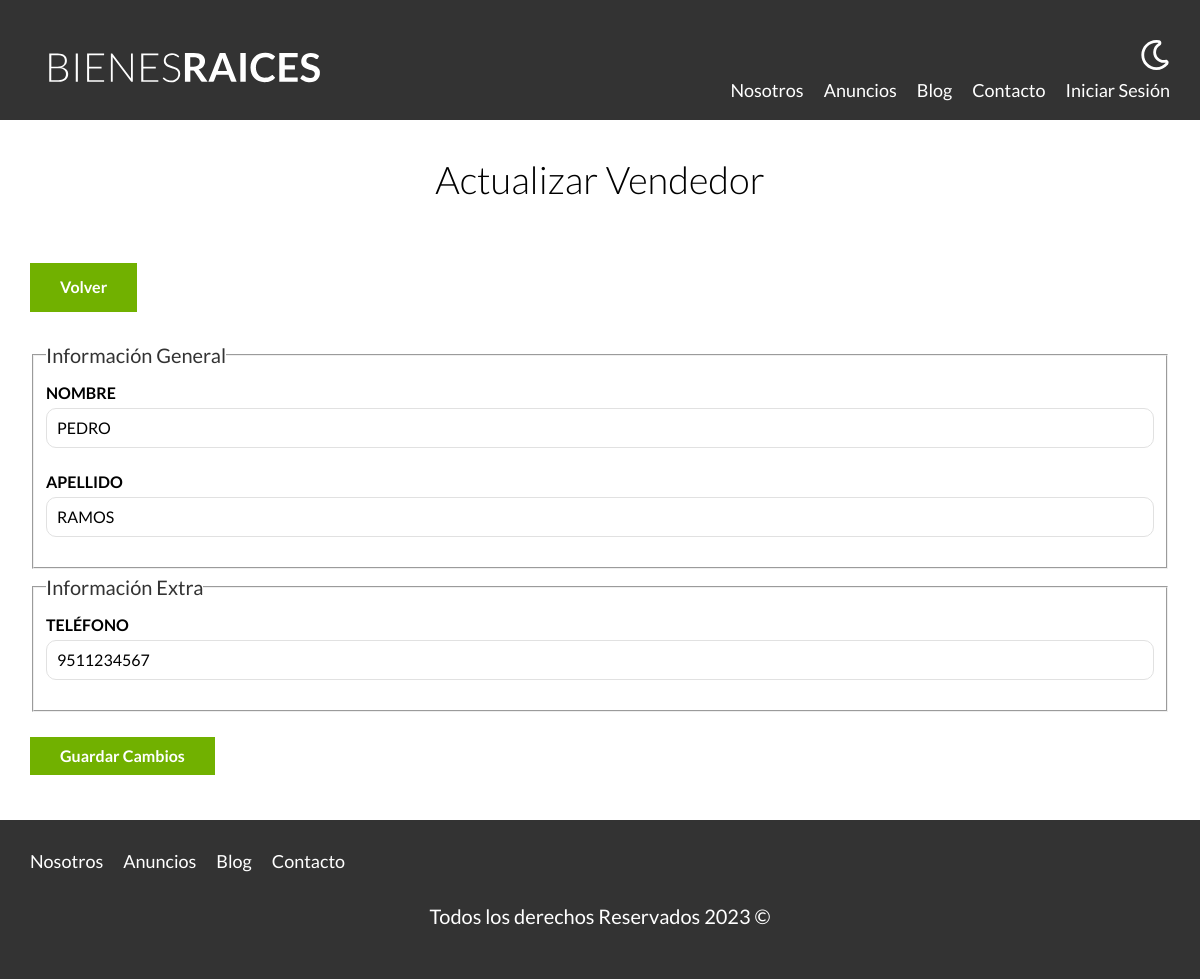
The page /admin/vendedores/actualizar.php?id=3 on the database its author committed.
### tables this page shows
CREATE TABLE `vendedores` (
  `id` int NOT NULL AUTO_INCREMENT,
  `nombre` varchar(45) DEFAULT NULL,
  `apellido` varchar(45) DEFAULT NULL,
  `telefono` varchar(10) DEFAULT NULL,
  PRIMARY KEY (`id`)
);

### classes/ActiveRecord.php (called while the page is built, shortened)
<?php
class ActiveRecord{
    protected static $db;
    protected static $tabla = '';
    public static function setDB($database){
        self::$db = $database;
    }
    public static function find($id){
        $query = "SELECT * FROM " . static::$tabla . " WHERE id = $id";
        $resultado = self::consultarSQL($query);
        return array_shift( $resultado);
    }
    public static function consultarSQL($query){
            $resultado = self::$db->query($query);
        $array = [];
        while($registro = $resultado->fetch_assoc()){
            $array[] = static::crearObjeto($registro);
        }
        return $array;
    }
    protected static function crearObjeto($registro){
        $objeto = new static;
        foreach($registro as $key => $value){
            if(property_exists($objeto, $key)){
                $objeto->$key = $value;
            }
        }
        return $objeto;
    }
}
?>

### includes/funciones.php (called while the page is built, shortened)
<?php
function s($html):string{
    $s = htmlspecialchars($html);
    return $s;
}

### includes/templates/formulario_vendedores.php (the view)
<fieldset>
    <legend>Información General</legend>
    <label for="titulo">Nombre</label>
    <input type="text" id="nombre" name="vendedor[nombre]" placeholder="Nombre Vendedor" value="<?php echo s($vendedor->nombre); ?>">
    <label for="apellido">Apellido</label>
    <input type="text" id="nombre" name="vendedor[apellido]" placeholder="Apellido Vendedor" value="<?php echo s($vendedor->apellido); ?>">
</fieldset>
<fieldset>
    <legend>Información Extra</legend>
    <label for="telefono">Teléfono</label>
    <input type="tel" id="telefono" name="vendedor[telefono]" placeholder="Telefono" value="<?php echo s($vendedor->telefono); ?>">
</fieldset>

### build/css/app.css (style rules this page uses)
html { line-height:1.15;-webkit-text-size-adjust:100% }
body { margin:0 }
button,input,optgroup,select,textarea { font-family:inherit;font-size:100%;line-height:1.15;margin:0 }
button,input { overflow:visible }
fieldset { padding:.35em .75em .625em }
legend { box-sizing:border-box;color:inherit;display:table;max-width:100%;padding:0;white-space:normal }
html { font-size:62.5%;box-sizing:border-box }
*,:after,:before { box-sizing:inherit }
body { font-family:Lato,sans-serif;font-size:1.6rem;line-height:1.8 }
.formulario legend { font-size:2rem;color:#333 }
.formulario label { font-weight:700;text-transform:uppercase;display:block }
.formulario input:not([type=submit]),.formulario select,.formulario textarea { padding:1rem;display:block;width:100%;background-color:#fff;border:1px solid #e1e1e1;border-radius:1rem;margin-bottom:2rem }

### rows shown on the page
vendedores: nombre "PEDRO", apellido "RAMOS", telefono "9511234567"
